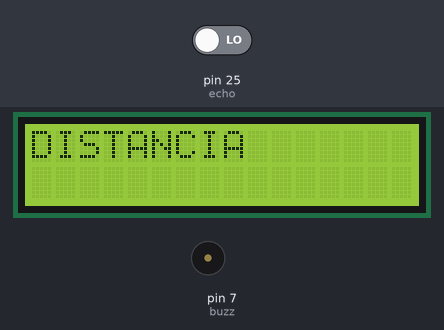
Bench run of a sketch on a simulated Arduino Mega 2560, built with avr-gcc and run on an emulated ATmega2560. Parts: 16×2 character LCD, buzzer (waves = sounding). The inputs (shaded band) are chosen by the test bench; at power-on: pin 25 (echo) LOW. What the sketch prints to the serial monitor is not drawn.

Above: at 1.1 s.
At 2.1 s:
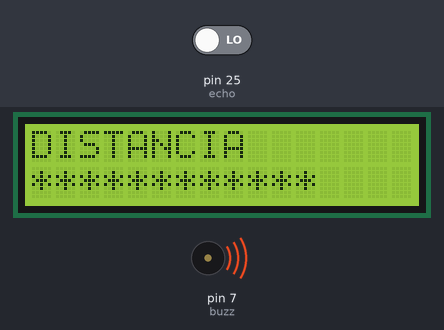
Timing chart, 0 to 3.6 s (numbered marks = the images above):
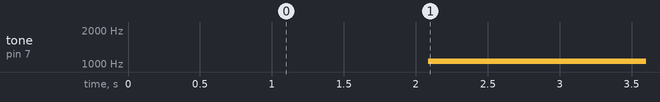

The sketch:

PROGRA_BRYAN.ino
```cpp
                                                                  /*BRYAN KUNCE - 2022096 - EB5BM - PRACTICA 1 - TERCER BIMESTRE*/


#include <LiquidCrystal_I2C.h>//Incluimos la libreria para el LCD con el I2C

#define lcdAddress 0x27//Definimos las filas y columas del LCD
#define filas 2
#define columnas 16
LiquidCrystal_I2C lcd (0x27, 2, 16);

#define buzz 7//Definimos que el pin del buzzer sera una salida y cuando este on/off
#define outbuzz() pinMode(buzz,OUTPUT)
#define buzzon() tone(buzz, 1058)
#define buzzoff() noTone(buzz)

#define pinBuzzer = 7;
#define Do = 261;
#define Re = 293;
#define Mi = 329;
#define Fa = 349;
#define Sol = 392;
#define La = 440;
#define Si = 493;

#define negra = 250;
#define blanca = 500;
#define retardo = 3000;

#define negra2 = 100;
#define blanca2 = 200;


#define bom 22//Definimos el pin de la bomba de agua y los estados de HIGH/LOW
#define outbom() pinMode(bom, OUTPUT)
#define onbom() digitalWrite (bom, HIGH)
#define offbom() digitalWrite (bom, LOW)

#define Trig 24//Definimos pines para el sensor ultrasonico IN/OUT HIGH/LOW
#define echo 25
#define onsonic() digitalWrite(Trig,HIGH)
#define offsonic() digitalWrite(Trig,LOW)
#define outsonic() pinMode(Trig,OUTPUT)
#define insonic() pinMode(Trig,INPUT)

#define velocidad 0.0343


void setup() {
 lcd.init();//Inicializar el lcd
 lcd.backlight();//Activar el led del lcd
 outbuzz();//Salida del buzzer

 outsonic();//Definimos como salida el pin del trig
 insonic();//Definimos como entrada el pin de echo
 Serial.begin(9600);//Inicializamos el monitor serial


}

void loop() {


  onsonic();
  delay(1);
  offsonic();
  float time = pulseIn(echo,HIGH);
  float distancia = (time*velocidad)/2;

  lcd.setCursor(0,0);//Colocamos en que fila y que clumna queremos que este el cursor
  lcd.print("DISTANCIA");

  Serial.println(distancia);
  delay(1000);


 if(distancia < 9){
   lcd.setCursor(0,1);
  lcd.print("**");
  }

  if(distancia < 8){
  lcd.print("**");
  }

  if(distancia < 7){
  lcd.print("**");
  }

  if(distancia < 6){
  lcd.print("*");
  }

  if(distancia < 5){
  lcd.print("**");
  }

  if(distancia < 4){
  lcd.print("*");
  }

  if(distancia <3){
  lcd.print("**");
  buzzon();

  }


}

     
```

Measured:
- by itself, tone on pin 7 (buzz): silent → 1058 Hz at 2.1 s
- what the display in image 0 shows lasts 1.0 s, from 1.1 s to 2.1 s
